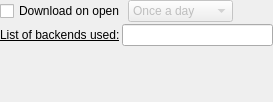
     <widget class="QWidget" name="kBackends">
      <attribute name="title">
       <string>Backends</string>
      </attribute>
      <attribute name="toolTip">
       <string>Settings for import by backends</string>
      </attribute>
      <layout class="QGridLayout" name="gridLayout_5">
       <property name="leftMargin">
        <number>0</number>
       </property>
       <property name="topMargin">
        <number>0</number>
       </property>
       <property name="rightMargin">
        <number>0</number>
       </property>
       <property name="bottomMargin">
        <number>0</number>
       </property>
       <property name="spacing">
        <number>2</number>
       </property>
       <item row="1" column="1">
        <widget class="QLineEdit" name="kcfg_backends"/>
       </item>
       <item row="3" column="0">
        <spacer name="verticalSpacer">
         <property name="orientation">
          <enum>Qt::Vertical</enum>
         </property>
         <property name="sizeHint" stdset="0">
          <size>
           <width>20</width>
           <height>40</height>
          </size>
         </property>
        </spacer>
       </item>
       <item row="0" column="0" colspan="2">
        <layout class="QHBoxLayout" name="horizontalLayout_2">
         <property name="spacing">
          <number>2</number>
         </property>
         <item>
          <widget class="QCheckBox" name="kcfg_download_on_open">
           <property name="text">
            <string>Download on open</string>
           </property>
          </widget>
         </item>
         <item>
          <widget class="KComboBox" name="kcfg_download_frequency">
           <property name="enabled">
            <bool>false</bool>
           </property>
           <item>
            <property name="text">
             <string>Once a day</string>
            </property>
           </item>
           <item>
            <property name="text">
             <string>Once a week</string>
            </property>
           </item>
           <item>
            <property name="text">
             <string>Once a month</string>
            </property>
           </item>
          </widget>
         </item>
         <item>
          <spacer name="horizontalSpacer_4">
           <property name="orientation">
            <enum>Qt::Horizontal</enum>
           </property>
           <property name="sizeHint" stdset="0">
            <size>
             <width>40</width>
             <height>20</height>
            </size>
           </property>
          </spacer>
         </item>
        </layout>
       </item>
       <item row="1" column="0">
        <widget class="QLabel" name="label_10">
         <property name="font">
          <font>
           <underline>true</underline>
          </font>
         </property>
         <property name="text">
          <string>List of bac&amp;kends used:</string>
         </property>
         <property name="buddy">
          <cstring>kcfg_backends</cstring>
         </property>
        </widget>
       </item>
       <item row="2" column="0" colspan="2">
        <widget class="QLabel" name="kbackendText">
         <property name="text">
          <string/>
         </property>
         <property name="textFormat">
          <enum>Qt::RichText</enum>
         </property>
        </widget>
       </item>
      </layout>
     </widget>
